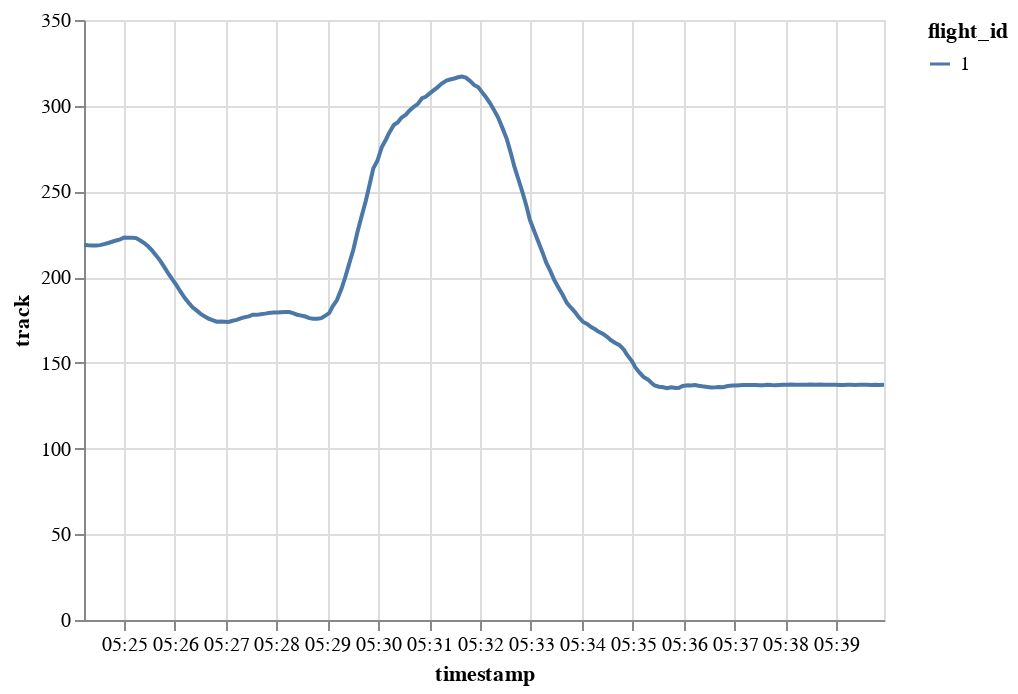

The notebook cell saved with this chart:
### Code cell
traffic[1].chart().encode(alt.Y("track"), alt.X("timestamp"), alt.Color("flight_id"))

### Figure 1 — Vega-Lite specification as saved in the notebook (floating-point values rounded to 4 significant figures; data arrays with more than 128 entries replaced by an {"elided": "..."} marker saying what was removed)
{"config": {"view": {"continuousWidth": 400, "continuousHeight": 300}}, "data": {"name": "data-1012a409e3e8e2527561cc9fa663ee24"}, "mark": "line", "encoding": {"color": {"type": "nominal", "field": "flight_id"}, "x": {"type": "temporal", "field": "timestamp"}, "y": {"type": "quantitative", "field": "track"}}, "$schema": "https://vega.github.io/schema/vega-lite/v4.8.1.json", "datasets": {"data-1012a409e3e8e2527561cc9fa663ee24": {"elided": "200 records"}}}
